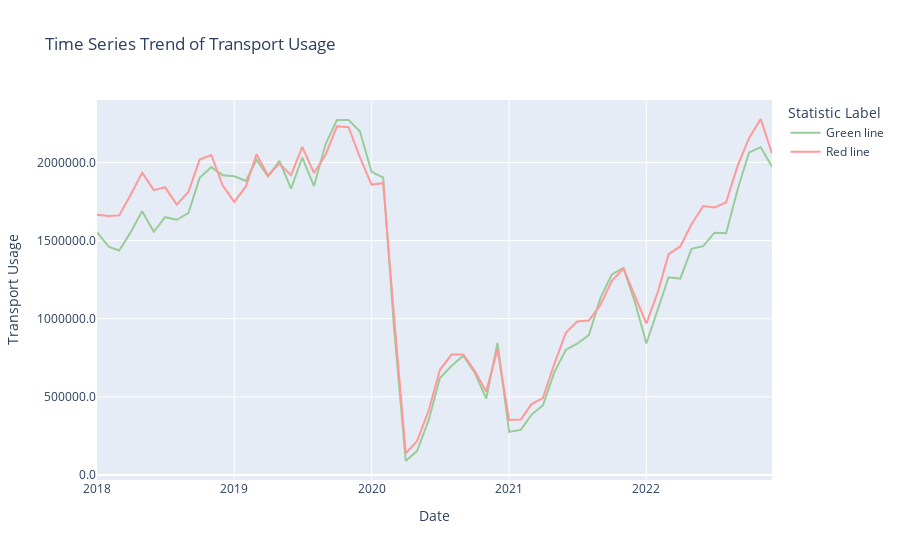
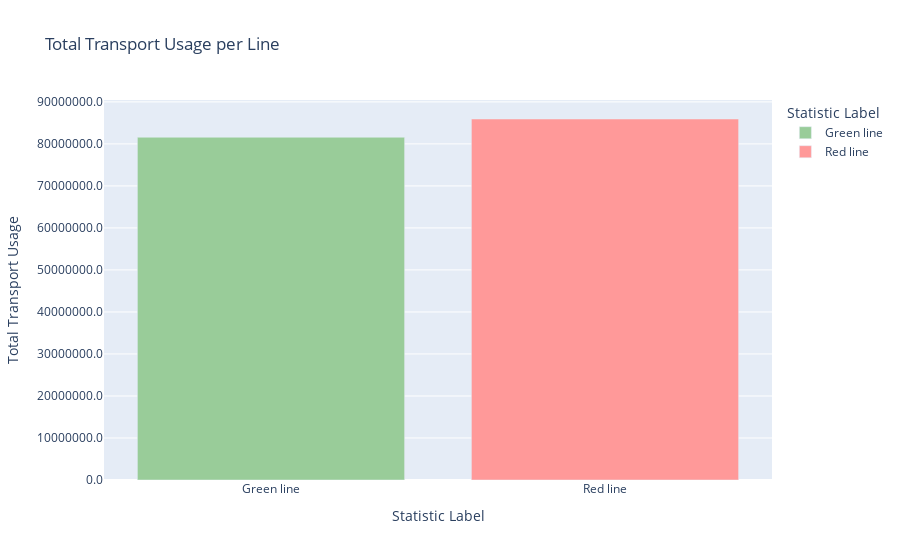
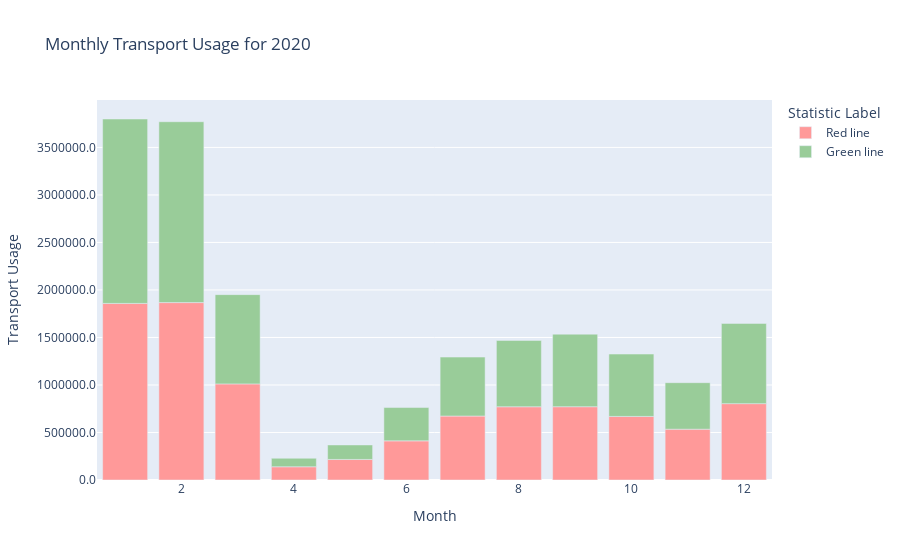

Here is the notebook cell these charts were saved with, in order:
### Code cell
# Assuming luas_passenger_df is your DataFrame

# Re-creating the time_series_data
time_series_data = luas_passenger_df.groupby(['Year-Month', 'Statistic Label']).agg({'VALUE': 'sum'}).reset_index()

# Time Series Plot with specific (softer) colors and formatted values
fig_time_series_colored = px.line(time_series_data, x='Year-Month', y='VALUE', color='Statistic Label',
                                  title='Time Series Trend of Transport Usage',
                                  labels={'VALUE': 'Transport Usage', 'Year-Month': 'Date'},
                                  color_discrete_map={'Red line': '#ff9999', 'Green line': '#99cc99'})
fig_time_series_colored.update_layout(yaxis_tickformat='0.1f')

# Preparing data for comparative bar chart
total_usage_per_line = luas_passenger_df.groupby('Statistic Label').agg({'VALUE': 'sum'}).reset_index()

# Comparative Bar Chart with specific (softer) colors and formatted values
fig_bar_chart_colored = px.bar(total_usage_per_line, x='Statistic Label', y='VALUE',
                               title='Total Transport Usage per Line',
                               labels={'VALUE': 'Total Transport Usage'},
                               color='Statistic Label',
                               color_discrete_map={'Red line': '#ff9999', 'Green line': '#99cc99'})
fig_bar_chart_colored.update_layout(yaxis_tickformat='0.1f')

# Selecting a default year for the monthly trend chart
default_year = 2020
monthly_data_default_year = luas_passenger_df[luas_passenger_df['Year'] == default_year]

# Monthly Trend Chart with specific (softer) colors and formatted values
fig_monthly_trend_colored = px.bar(monthly_data_default_year, x='Month', y='VALUE', color='Statistic Label',
                                   title=f'Monthly Transport Usage for {default_year}',
                                   labels={'VALUE': 'Transport Usage', 'Month': 'Month'},
                                   color_discrete_map={'Red line': '#ff9999', 'Green line': '#99cc99'})
fig_monthly_trend_colored.update_layout(yaxis_tickformat='0.1f')

# Displaying the visualizations
fig_time_series_colored.show()
fig_bar_chart_colored.show()
fig_monthly_trend_colored.show()

### Figure 1 — Plotly figure (JSON) as saved in the notebook; plotly's stock layout.template omitted (floating-point values rounded to 4 significant figures)
{"data": [{"hovertemplate": "Statistic Label=Green line<br>Date=%{x}<br>Transport Usage=%{y}<extra></extra>", "legendgroup": "Green line", "line": {"color": "#99cc99", "dash": "solid"}, "marker": {"symbol": "circle"}, "mode": "lines", "name": "Green line", "orientation": "v", "showlegend": true, "type": "scatter", "x": ["2018-01-01T00:00:00", "2018-02-01T00:00:00", "2018-03-01T00:00:00", "2018-04-01T00:00:00", "2018-05-01T00:00:00", "2018-06-01T00:00:00", "2018-07-01T00:00:00", "2018-08-01T00:00:00", "2018-09-01T00:00:00", "2018-10-01T00:00:00", "2018-11-01T00:00:00", "2018-12-01T00:00:00", "2019-01-01T00:00:00", "2019-02-01T00:00:00", "2019-03-01T00:00:00", "2019-04-01T00:00:00", "2019-05-01T00:00:00", "2019-06-01T00:00:00", "2019-07-01T00:00:00", "2019-08-01T00:00:00", "2019-09-01T00:00:00", "2019-10-01T00:00:00", "2019-11-01T00:00:00", "2019-12-01T00:00:00", "2020-01-01T00:00:00", "2020-02-01T00:00:00", "2020-03-01T00:00:00", "2020-04-01T00:00:00", "2020-05-01T00:00:00", "2020-06-01T00:00:00", "2020-07-01T00:00:00", "2020-08-01T00:00:00", "2020-09-01T00:00:00", "2020-10-01T00:00:00", "2020-11-01T00:00:00", "2020-12-01T00:00:00", "2021-01-01T00:00:00", "2021-02-01T00:00:00", "2021-03-01T00:00:00", "2021-04-01T00:00:00", "2021-05-01T00:00:00", "2021-06-01T00:00:00", "2021-07-01T00:00:00", "2021-08-01T00:00:00", "2021-09-01T00:00:00", "2021-10-01T00:00:00", "2021-11-01T00:00:00", "2021-12-01T00:00:00", "2022-01-01T00:00:00", "2022-02-01T00:00:00", "2022-03-01T00:00:00", "2022-04-01T00:00:00", "2022-05-01T00:00:00", "2022-06-01T00:00:00", "2022-07-01T00:00:00", "2022-08-01T00:00:00", "2022-09-01T00:00:00", "2022-10-01T00:00:00", "2022-11-01T00:00:00", "2022-12-01T00:00:00"], "xaxis": "x", "y": [1554153, 1460727, 1436472, 1555631, 1687785, 1556250, 1649329, 1633035, 1676454, 1901587, 1969820, 1918456, 1911221, 1881251, 2017037, 1910278, 2010593, 1832037, 2031550, 1848823, 2117538, 2271134, 2270870, 2199155, 1940809, 1903333, 939226, 89358, 152570, 350566, 620358, 698594, 763488, 656545, 489420, 844601, 276338, 288432, 384872, 446763, 656776, 800627, 839771, 895343, 1133233, 1282900, 1325204, 1110766, 841008, 1056223, 1265085, 1256819, 1447252, 1464477, 1550461, 1547295, 1830015, 2063739, 2097731, 1972696], "yaxis": "y"}, {"hovertemplate": "Statistic Label=Red line<br>Date=%{x}<br>Transport Usage=%{y}<extra></extra>", "legendgroup": "Red line", "line": {"color": "#ff9999", "dash": "solid"}, "marker": {"symbol": "circle"}, "mode": "lines", "name": "Red line", "orientation": "v", "showlegend": true, "type": "scatter", "x": ["2018-01-01T00:00:00", "2018-02-01T00:00:00", "2018-03-01T00:00:00", "2018-04-01T00:00:00", "2018-05-01T00:00:00", "2018-06-01T00:00:00", "2018-07-01T00:00:00", "2018-08-01T00:00:00", "2018-09-01T00:00:00", "2018-10-01T00:00:00", "2018-11-01T00:00:00", "2018-12-01T00:00:00", "2019-01-01T00:00:00", "2019-02-01T00:00:00", "2019-03-01T00:00:00", "2019-04-01T00:00:00", "2019-05-01T00:00:00", "2019-06-01T00:00:00", "2019-07-01T00:00:00", "2019-08-01T00:00:00", "2019-09-01T00:00:00", "2019-10-01T00:00:00", "2019-11-01T00:00:00", "2019-12-01T00:00:00", "2020-01-01T00:00:00", "2020-02-01T00:00:00", "2020-03-01T00:00:00", "2020-04-01T00:00:00", "2020-05-01T00:00:00", "2020-06-01T00:00:00", "2020-07-01T00:00:00", "2020-08-01T00:00:00", "2020-09-01T00:00:00", "2020-10-01T00:00:00", "2020-11-01T00:00:00", "2020-12-01T00:00:00", "2021-01-01T00:00:00", "2021-02-01T00:00:00", "2021-03-01T00:00:00", "2021-04-01T00:00:00", "2021-05-01T00:00:00", "2021-06-01T00:00:00", "2021-07-01T00:00:00", "2021-08-01T00:00:00", "2021-09-01T00:00:00", "2021-10-01T00:00:00", "2021-11-01T00:00:00", "2021-12-01T00:00:00", "2022-01-01T00:00:00", "2022-02-01T00:00:00", "2022-03-01T00:00:00", "2022-04-01T00:00:00", "2022-05-01T00:00:00", "2022-06-01T00:00:00", "2022-07-01T00:00:00", "2022-08-01T00:00:00", "2022-09-01T00:00:00", "2022-10-01T00:00:00", "2022-11-01T00:00:00", "2022-12-01T00:00:00"], "xaxis": "x", "y": [1664495, 1657562, 1661098, 1794424, 1934553, 1822500, 1841184, 1730239, 1810919, 2018390, 2047747, 1854156, 1747263, 1846358, 2052087, 1916485, 1992879, 1918687, 2099060, 1932572, 2049264, 2231185, 2225847, 2034057, 1858367, 1867159, 1011517, 139275, 216344, 411810, 673121, 770756, 771302, 669016, 534799, 803723, 352365, 355048, 452062, 493663, 709791, 911520, 981765, 988157, 1089179, 1242676, 1321130, 1142937, 969269, 1175851, 1412504, 1462424, 1604768, 1720853, 1712030, 1744936, 1981078, 2155385, 2277974, 2058002], "yaxis": "y"}], "layout": {"legend": {"title": {"text": "Statistic Label"}, "tracegroupgap": 0}, "title": {"text": "Time Series Trend of Transport Usage"}, "xaxis": {"anchor": "y", "domain": [0, 1], "title": {"text": "Date"}}, "yaxis": {"anchor": "x", "domain": [0, 1], "tickformat": "0.1f", "title": {"text": "Transport Usage"}}}}

### Figure 2 — Plotly figure (JSON) as saved in the notebook; plotly's stock layout.template omitted (floating-point values rounded to 4 significant figures)
{"data": [{"alignmentgroup": "True", "hovertemplate": "Statistic Label=%{x}<br>Total Transport Usage=%{y}<extra></extra>", "legendgroup": "Green line", "marker": {"color": "#99cc99", "pattern": {"shape": ""}}, "name": "Green line", "offsetgroup": "Green line", "orientation": "v", "showlegend": true, "textposition": "auto", "type": "bar", "x": ["Green line"], "xaxis": "x", "y": [81583880], "yaxis": "y"}, {"alignmentgroup": "True", "hovertemplate": "Statistic Label=%{x}<br>Total Transport Usage=%{y}<extra></extra>", "legendgroup": "Red line", "marker": {"color": "#ff9999", "pattern": {"shape": ""}}, "name": "Red line", "offsetgroup": "Red line", "orientation": "v", "showlegend": true, "textposition": "auto", "type": "bar", "x": ["Red line"], "xaxis": "x", "y": [85925567], "yaxis": "y"}], "layout": {"barmode": "relative", "legend": {"title": {"text": "Statistic Label"}, "tracegroupgap": 0}, "title": {"text": "Total Transport Usage per Line"}, "xaxis": {"anchor": "y", "categoryarray": ["Green line", "Red line"], "categoryorder": "array", "domain": [0, 1], "title": {"text": "Statistic Label"}}, "yaxis": {"anchor": "x", "domain": [0, 1], "tickformat": "0.1f", "title": {"text": "Total Transport Usage"}}}}

### Figure 3 — Plotly figure (JSON) as saved in the notebook; plotly's stock layout.template omitted (floating-point values rounded to 4 significant figures)
{"data": [{"alignmentgroup": "True", "hovertemplate": "Statistic Label=Red line<br>Month=%{x}<br>Transport Usage=%{y}<extra></extra>", "legendgroup": "Red line", "marker": {"color": "#ff9999", "pattern": {"shape": ""}}, "name": "Red line", "offsetgroup": "Red line", "orientation": "v", "showlegend": true, "textposition": "auto", "type": "bar", "x": [1, 2, 3, 4, 5, 6, 7, 8, 9, 10, 11, 12], "xaxis": "x", "y": [1858367, 1867159, 1011517, 139275, 216344, 411810, 673121, 770756, 771302, 669016, 534799, 803723], "yaxis": "y"}, {"alignmentgroup": "True", "hovertemplate": "Statistic Label=Green line<br>Month=%{x}<br>Transport Usage=%{y}<extra></extra>", "legendgroup": "Green line", "marker": {"color": "#99cc99", "pattern": {"shape": ""}}, "name": "Green line", "offsetgroup": "Green line", "orientation": "v", "showlegend": true, "textposition": "auto", "type": "bar", "x": [1, 2, 3, 4, 5, 6, 7, 8, 9, 10, 11, 12], "xaxis": "x", "y": [1940809, 1903333, 939226, 89358, 152570, 350566, 620358, 698594, 763488, 656545, 489420, 844601], "yaxis": "y"}], "layout": {"barmode": "relative", "legend": {"title": {"text": "Statistic Label"}, "tracegroupgap": 0}, "title": {"text": "Monthly Transport Usage for 2020"}, "xaxis": {"anchor": "y", "domain": [0, 1], "title": {"text": "Month"}}, "yaxis": {"anchor": "x", "domain": [0, 1], "tickformat": "0.1f", "title": {"text": "Transport Usage"}}}}
